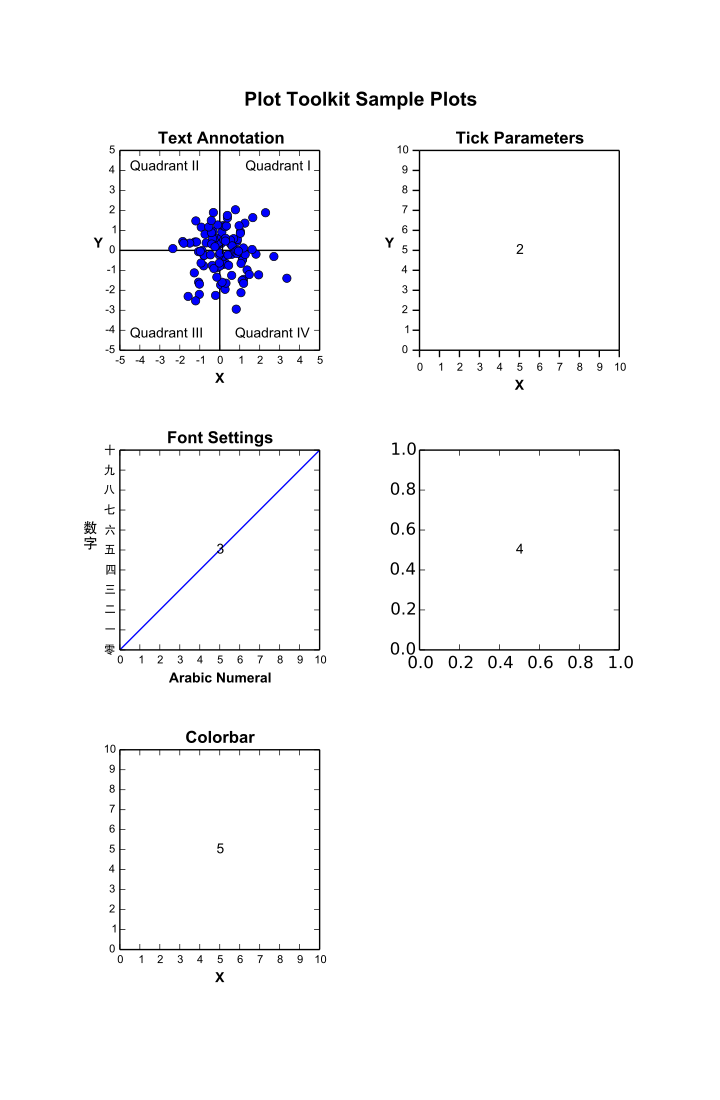

Write Python code to recreate this figure.
#!/usr/bin/python
# -*- coding: utf-8 -*-
#   plot_toolkit.examples.py
#   Written by Karl Debiec on 14-04-25, last updated by Karl Debiec on 14-04-26
"""
Examples to demonstrate usage of each component of plot_toolkit
"""
####################################################### MODULES ########################################################
from __future__ import division, print_function
import os, sys, types
import numpy as np
import matplotlib
from matplotlib.backends.backend_pdf import PdfPages
from plot_toolkit.Figure_Output import Figure_Output
from plot_toolkit import gen_figure_subplots, identify
from plot_toolkit.axes import set_xaxis, set_yaxis
from plot_toolkit.text import set_inset, set_text, set_title
###################################################### FUNCTIONS #######################################################
@Figure_Output
def page_1(**kwargs):
    figure, subplots = gen_figure_subplots(nrows = 3, ncols = 2, sub_width  = 2, left = 1.2, right  = 1.0, wspace = 1,
                                           nsubplots = 5,        sub_height = 2, top  = 1.5, bottom = 1.5, hspace = 1)
    set_title(figure, "Plot Toolkit Sample Plots")

    # Subplot 1: Text Annotation
    set_title(subplots[1], "Text Annotation")
    set_xaxis(subplots[1], ticks = range(-5, 6, 1), label = "X")
    set_yaxis(subplots[1], ticks = range(-5, 6, 1), label = "Y", label_kw = dict(rotation = "horizontal"))
    subplots[1].plot([-10, 10], [  0,  0], color = "black")
    subplots[1].plot([  0,  0], [-10, 10], color = "black")
    subplots[1].plot(np.random.randn(100), np.random.randn(100), ls = "none", marker = "o", color = "blue")
    set_inset(subplots[1], "Quadrant I",   xpos = 0.95, ypos = 0.95, ha = "right", va = "top") 
    set_inset(subplots[1], "Quadrant II",  xpos = 0.05, ypos = 0.95, ha = "left",  va = "top")
    set_inset(subplots[1], "Quadrant III", xpos = 0.05, ypos = 0.05, ha = "left",  va = "bottom")
    set_inset(subplots[1], "Quadrant IV",  xpos = 0.95, ypos = 0.05, ha = "right", va = "bottom")
    
    # Subplot 2: Tick Parameters
    set_title(subplots[2], "Tick Parameters")
    set_xaxis(subplots[2], ticks = range(11), label = "X",
      tick_params = dict(direction = "out", length = 5, width = 1, right = 0, top=0))
    set_yaxis(subplots[2], ticks = range(11), label = "Y", label_kw = dict(rotation = "horizontal"))

    # Subplot 3: Font Settings
    set_title(subplots[3], "Font Settings")
    set_xaxis(subplots[3], ticks = range(11), label = "Arabic Numeral")
    if os.path.isfile("/Library/Fonts/Hei.ttf"):
        set_yaxis(subplots[3], ticks = range(11),
          ticklabels = [u"零", u"一", u"二", u"三", u"四", u"五", u"六", u"七", u"八", u"九", u"十"], label = u"数\n字",
          tick_fp    = dict(fname    = "/Library/Fonts/Hei.ttf", size =  8),
          label_fp   = dict(fname    = "/Library/Fonts/Hei.ttf", size = 10, weight = "bold"),
          label_kw   = dict(rotation = "horizontal", labelpad = 10))
    else:
        set_yaxis(subplots[3], ticks = range(11), ticklabels = ["?", "?", "?", "?", "?", "?", "?", "?", "?", "?", "?"],
          label = "Hei Chinese Font Unavailable")
    subplots[3].plot([0, 10], [0, 10], color = "blue", lw = 1)

    # Subplot 5: Colorbar
    set_title(subplots[5], "Colorbar")
    set_xaxis(subplots[5], ticks = range(11), label  = "X")
    set_yaxis(subplots[5], ticks = range(11), labbel = "Y")

    identify(subplots)
    return figure

######################################################### MAIN #########################################################
if __name__ == "__main__":
    outfile = PdfPages("examples.pdf")
    page_1(outfile)
    outfile.close()
